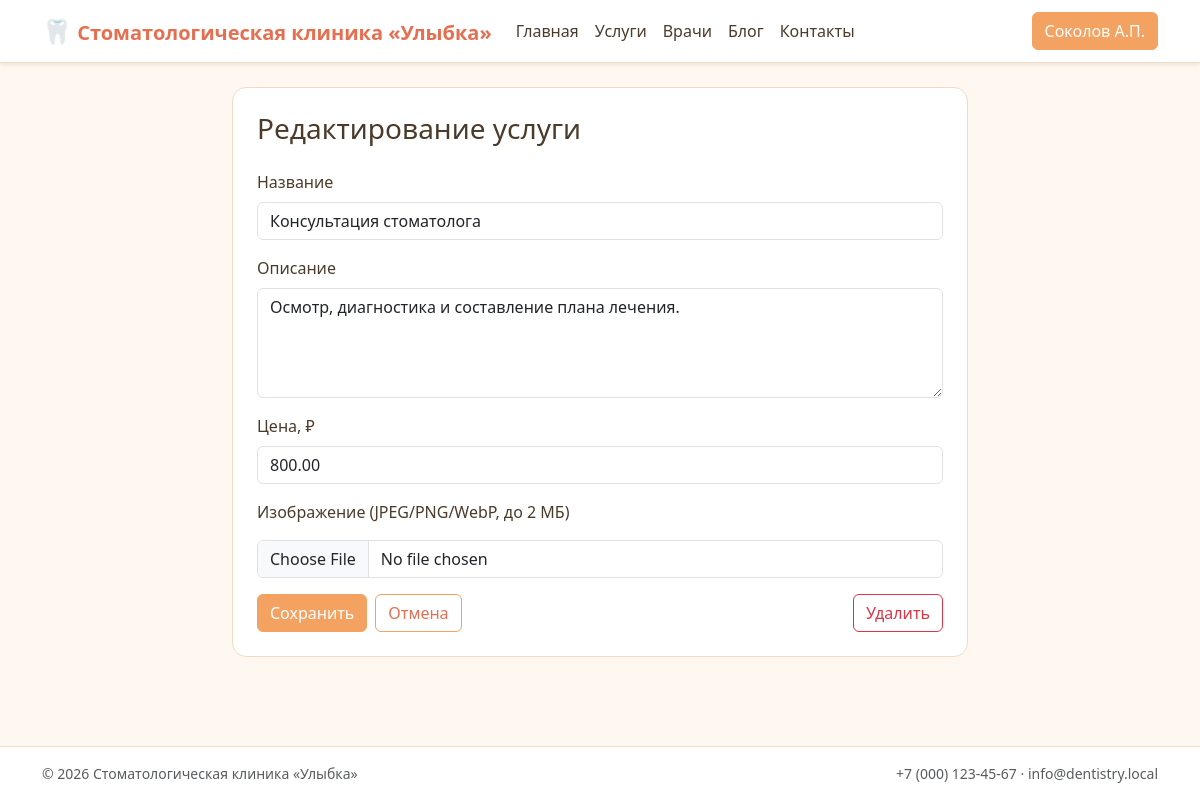
The page /admin/service_edit.php?id=6 (signed in) on the database its author committed.
### tables this page shows
CREATE TABLE user (
    id                INT UNSIGNED AUTO_INCREMENT PRIMARY KEY,
    last_name         VARCHAR(60)  NOT NULL,
    first_name        VARCHAR(60)  NOT NULL,
    middle_name       VARCHAR(60)  NOT NULL DEFAULT '',
    email             VARCHAR(190) NOT NULL UNIQUE,
    password_hash     VARCHAR(255) NOT NULL,
    role_id           TINYINT UNSIGNED NOT NULL,
    booking_ban_until DATE NULL COMMENT 'Запрет онлайн-записи до даты (после неявки)',
    created_at        DATETIME NOT NULL DEFAULT CURRENT_TIMESTAMP,
    CONSTRAINT fk_user_role FOREIGN KEY (role_id) REFERENCES role(id)
);

CREATE TABLE service (
    id          INT UNSIGNED AUTO_INCREMENT PRIMARY KEY,
    name        VARCHAR(120) NOT NULL,
    description TEXT         NOT NULL,
    image_path  VARCHAR(255) NULL,
    price       DECIMAL(10,2) NOT NULL,
    created_at  DATETIME NOT NULL DEFAULT CURRENT_TIMESTAMP
);

### lib/sanitize.php (called while the page is built, shortened)
<?php
function h(mixed $value): string
{
    return htmlspecialchars((string) $value, ENT_QUOTES | ENT_SUBSTITUTE, 'UTF-8');
}
function fio_short(string $last, string $first, string $middle = ''): string
{
    $fi = mb_substr($first, 0, 1);
    $mi = $middle !== '' ? mb_substr($middle, 0, 1) . '.' : '';
    return $last . ' ' . $fi . '.' . $mi;
}

### lib/session.php (called while the page is built, shortened)
<?php
require_once __DIR__ . '/db.php';
final class Session
{
    public static function userId(): ?int
    {
        return isset($_SESSION['user_id']) ? (int) $_SESSION['user_id'] : null;
    }
    public static function user(): ?array
    {
        $id = self::userId();
        $user = DB::one(
            'SELECT u.*, r.code AS role_code, r.name AS role_name
               FROM user u JOIN role r ON r.id = u.role_id
              WHERE u.id = :id',
            ['id' => $id]
        );
        return $user;
    }
}

### lib/db.php (called while the page is built, shortened)
<?php
final class DB
{
    private static ?PDO $pdo = null;
    public static function pdo(): PDO
    {
        if (self::$pdo === null) {
            $dsn = sprintf(
                'mysql:host=%s;port=%d;dbname=%s;charset=%s',
                DB_HOST, DB_PORT, DB_NAME, DB_CHARSET
            );
            self::$pdo = new PDO($dsn, DB_USER, DB_PASS, [
                PDO::ATTR_ERRMODE            => PDO::ERRMODE_EXCEPTION,
                PDO::ATTR_DEFAULT_FETCH_MODE => PDO::FETCH_ASSOC,
                PDO::ATTR_EMULATE_PREPARES   => false,
            ]);
        }
        return self::$pdo;
    }
    public static function one(string $sql, array $params = []): ?array
    {
        $stmt = self::pdo()->prepare($sql);
        $stmt->execute($params);
        $row = $stmt->fetch();
        return $row === false ? null : $row;
    }
}

### lib/auth.php (called while the page is built, shortened)
<?php
require_once __DIR__ . '/session.php';
final class Auth
{
    public static function user(): ?array
    {
        return Session::user();
    }
}

### public/admin/service_edit.php (the view, shortened to what this page needs)
<?php
require_once __DIR__ . '/../../lib/db.php';
require_once __DIR__ . '/../../lib/auth.php';
require_once __DIR__ . '/../../lib/sanitize.php';
$id = (int) ($_GET['id'] ?? $_POST['id'] ?? 0);
$service = $id > 0 ? DB::one("SELECT * FROM service WHERE id = :id", ['id' => $id]) : null;
$_pageTitle = $service ? 'Редактирование услуги' : 'Новая услуга';
$errors = [];
$form = [
    'name'        => $service['name'] ?? '',
    'description' => $service['description'] ?? '',
    'price'       => $service['price'] ?? '',
];
require __DIR__ . '/../../templates/header.php';
?>
<div class="row justify-content-center">
    <div class="col-md-8">
        <div class="clinic-card p-4">
            <h1 class="h3 mb-4"><?= h($_pageTitle) ?></h1>
            <form method="post" enctype="multipart/form-data" novalidate>
                <div class="mb-3">
                    <label class="form-label">Название</label>
                    <input type="text" name="name" class="form-control<?= isset($errors['name'])?' is-invalid':'' ?>" value="<?= h($form['name']) ?>">
                </div>
                <div class="mb-3">
                    <label class="form-label">Описание</label>
                    <textarea name="description" rows="4" class="form-control"><?= h($form['description']) ?></textarea>
                </div>
                <div class="mb-3">
                    <label class="form-label">Цена, ₽</label>
                    <input type="number" step="0.01" min="0" name="price" class="form-control<?= isset($errors['price'])?' is-invalid':'' ?>" value="<?= h((string)$form['price']) ?>">
                </div>
                <div class="mb-3">
                    <label class="form-label">Изображение (JPEG/PNG/WebP, до 2 МБ)</label>
                    <input type="file" name="image" accept="image/jpeg,image/png,image/webp" class="form-control<?= isset($errors['image'])?' is-invalid':'' ?>">
                </div>
                <div class="d-flex gap-2">
                    <button class="btn btn-orange">Сохранить</button>
                    <a href="/services.php" class="btn btn-outline-orange">Отмена</a>
                    <?php if($service): ?>
                        <button type="submit" form="delForm" class="btn btn-outline-danger ms-auto">Удалить</button>
                    <?php endif; ?>
                </div>
            </form>
        </div>
    </div>
</div>
<?php require __DIR__ . '/../../templates/footer.php'; ?>

### templates/header.php (shortened to what this page needs)
<?php
require_once __DIR__ . '/../lib/auth.php';
require_once __DIR__ . '/../lib/sanitize.php';
$_pageTitle = $_pageTitle ?? SITE_NAME;
$_user = Auth::user();
$_currentPath = strtok($_SERVER['REQUEST_URI'] ?? '/', '?');
function _nav_active(string $href, string $current): string {
    return ($href === $current || ($href !== '/' && str_starts_with($current, $href)))
        ? ' active' : '';
}
?><!DOCTYPE html>
<html lang="ru">
<head>
    <link href="https://cdn.jsdelivr.net/npm/bootstrap@5.3.3/dist/css/bootstrap.min.css" rel="stylesheet">
    <link href="/assets/css/theme.css" rel="stylesheet">
</head>
<body class="d-flex flex-column min-vh-100">
<nav class="navbar navbar-expand-lg sticky-top shadow-sm clinic-navbar">
    <div class="container">
        <a class="navbar-brand fw-bold" href="/">
            <span class="brand-mark">🦷</span> <?= h(SITE_NAME) ?>
        </a>
        <div class="collapse navbar-collapse" id="mainNav">
            <ul class="navbar-nav me-auto">
                <li class="nav-item"><a class="nav-link<?= _nav_active('/', $_currentPath) ?>" href="/">Главная</a></li>
                <li class="nav-item"><a class="nav-link<?= _nav_active('/services.php', $_currentPath) ?>" href="/services.php">Услуги</a></li>
                <li class="nav-item"><a class="nav-link<?= _nav_active('/doctors.php', $_currentPath) ?>" href="/doctors.php">Врачи</a></li>
                <li class="nav-item"><a class="nav-link<?= _nav_active('/blog.php', $_currentPath) ?>" href="/blog.php">Блог</a></li>
                <li class="nav-item"><a class="nav-link<?= _nav_active('/contacts.php', $_currentPath) ?>" href="/contacts.php">Контакты</a></li>
            </ul>
            <div class="d-flex gap-2">
                <?php if ($_user === null): ?>
                    <a href="/login.php" class="btn btn-outline-orange">Вход</a>
                    <a href="/register.php" class="btn btn-orange">Регистрация</a>
                <?php else: ?>
                    <a href="/profile.php" class="btn btn-orange">
                        <?= h(fio_short($_user['last_name'], $_user['first_name'], $_user['middle_name'])) ?>
                    </a>
                <?php endif; ?>
            </div>
        </div>
    </div>
</nav>
<main class="flex-grow-1 py-4">
<div class="container">

### public/assets/css/theme.css (style rules this page uses)
:root { --clinic-bg: #FFF8F1; --clinic-surface: #FFFFFF; --clinic-primary: #F4A261; --clinic-primary-2: #E76F51; --clinic-accent: #FFE0C2; --clinic-soft: #FFF1E0; --clinic-ink: #4A3B2A; --clinic-muted: #8A7964; --clinic-border: #F0DCC4; --clinic-success: #6FB098; --clinic-danger: #D88080; }
html, body { background: var(--clinic-bg); color: var(--clinic-ink); }
body { font-family: system-ui, "Segoe UI", Tahoma, Arial, sans-serif; }
a { color: var(--clinic-primary-2); }
.clinic-navbar { background: var(--clinic-surface); border-bottom: 1px solid var(--clinic-border); }
.clinic-navbar .navbar-brand { color: var(--clinic-primary-2); }
.clinic-navbar .nav-link { color: var(--clinic-ink); }
.brand-mark { font-size: 1.2em; }
.btn-orange { background: var(--clinic-primary); border-color: var(--clinic-primary); color: #fff; }
.btn-outline-orange { background: transparent; border: 1px solid var(--clinic-primary); color: var(--clinic-primary-2); }
.clinic-card { background: var(--clinic-surface); border: 1px solid var(--clinic-border); border-radius: 14px; overflow: hidden; transition: transform .15s ease, box-shadow .15s ease; height: 100%; }

### rows shown on the page
user: last_name+first_name+middle_name "Соколов А.П."
service: name "Консультация стоматолога", description "Осмотр, диагностика и составление плана лечения.", price "800.00"

### other values the page prints
SITE_NAME "Стоматологическая клиника «Улыбка»"
$_pageTitle "Редактирование услуги"
CLINIC_PHONE "+7 (000) 123-45-67"
CLINIC_EMAIL "info@dentistry.local"
